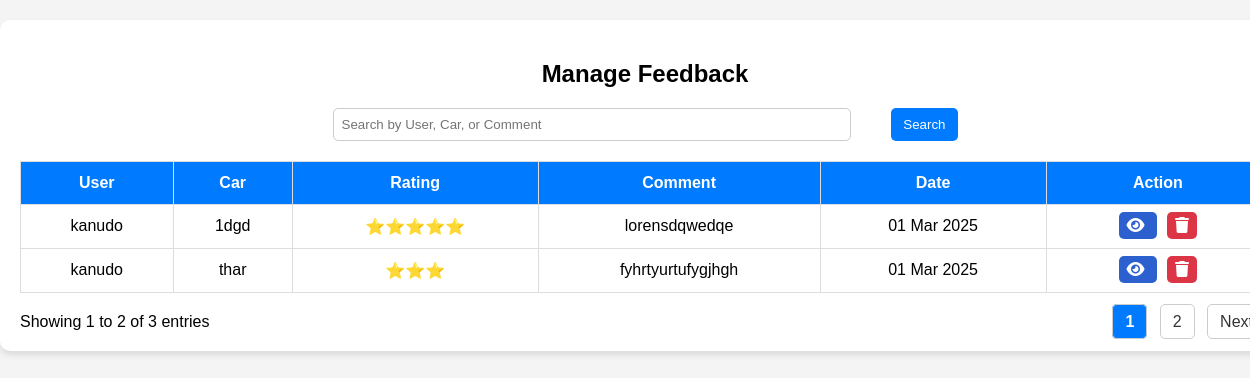
The app's page /admin/manage_feedback.php with its own data.
### tables this page shows
CREATE TABLE IF NOT EXISTS `feedback` (
  `fid` int NOT NULL AUTO_INCREMENT,
  `uid` int NOT NULL,
  `vid` int NOT NULL,
  `rating` int DEFAULT NULL,
  `comment` text,
  `created_at` timestamp NULL DEFAULT CURRENT_TIMESTAMP,
  PRIMARY KEY (`fid`)
);

CREATE TABLE IF NOT EXISTS `reguser` (
  `uid` int NOT NULL AUTO_INCREMENT,
  `profile_picture` varchar(255) NOT NULL,
  `name` varchar(50) NOT NULL,
  `mnumber` bigint NOT NULL,
  `email` varchar(50) NOT NULL,
  `password` varchar(255) NOT NULL,
  `DOB` date NOT NULL,
  `gender` varchar(255) NOT NULL,
  `state` varchar(255) NOT NULL,
  `address_type` varchar(255) NOT NULL,
  `pincode` bigint DEFAULT NULL,
  `address` varchar(255) NOT NULL,
  `aadhar_number` int NOT NULL,
  `aadhar_file` varchar(100) NOT NULL,
  `license_number` varchar(100) NOT NULL,
  `license_file` varchar(100) NOT NULL,
  `token` varchar(255) DEFAULT NULL,
  `reset_otp` varchar(255) DEFAULT NULL,
  `reset_expiry` datetime DEFAULT NULL,
  `is_verified` tinyint(1) DEFAULT NULL,
  `created_at` timestamp NOT NULL DEFAULT CURRENT_TIMESTAMP,
  PRIMARY KEY (`uid`)
);

CREATE TABLE IF NOT EXISTS `car_list` (
  `vid` int NOT NULL AUTO_INCREMENT,
  `cname` varchar(255) NOT NULL,
  `modal` int NOT NULL,
  `chprice` int NOT NULL,
  `price` int NOT NULL,
  `no_plate` varchar(255) NOT NULL,
  `brand` varchar(255) NOT NULL,
  `image` varchar(255) NOT NULL,
  `seat` int NOT NULL,
  `fual` varchar(255) NOT NULL,
  `door` int NOT NULL,
  `en_power` varchar(255) NOT NULL,
  `en_type` varchar(255) NOT NULL,
  `break_type` varchar(255) NOT NULL,
  `fual_capacity` int NOT NULL,
  `mileage` int NOT NULL,
  `status` int NOT NULL,
  `accessories` varchar(255) NOT NULL,
  PRIMARY KEY (`vid`)
);

### admin/manage_feedback.php (the view, shortened to what this page needs)
<?php
include "include/config.php";
$limit = 2;
$page = isset($_GET['page']) ? $_GET['page'] : 1;
$start = ($page - 1) * $limit;
$search = isset($_GET['search']) ? mysqli_real_escape_string($conn, $_GET['search']) : "";
$sql = "SELECT f.fid, f.rating, f.comment, f.created_at, c.cname, u.name
        FROM feedback f
        JOIN car_list c ON f.vid = c.vid
        JOIN reguser u ON f.uid = u.uid
        WHERE u.name LIKE '%$search%' OR c.cname LIKE '%$search%' OR f.comment LIKE '%$search%'
        ORDER BY f.created_at DESC
        LIMIT $start, $limit";
$result = mysqli_query($conn, $sql);
$count_sql = "SELECT COUNT(*) as total FROM feedback f
              JOIN car_list c ON f.vid = c.vid
              JOIN reguser u ON f.uid = u.uid
              WHERE u.name LIKE '%$search%' OR c.cname LIKE '%$search%' OR f.comment LIKE '%$search%'";
$count_result = mysqli_query($conn, $count_sql);
$count_row = mysqli_fetch_assoc($count_result);
$total_entries = $count_row['total'];
$total_pages = ceil($total_entries / $limit);
?>
<!DOCTYPE html>
<html lang="en">
<head>
    <link rel="stylesheet" href="css/all.min.css">
    <link rel="stylesheet" href="css/fontawesome.min.css">
</head>
<body>
    <div class="container">
        <h2>Manage Feedback</h2>
        <form method="GET" class="search-box">
            <input type="text" name="search" placeholder="Search by User, Car, or Comment" value="<?php echo $search; ?>">
            <button type="submit">Search</button>
        </form>
        <table>
            <thead>
                <tr>
                    <th>User</th>
                    <th>Car</th>
                    <th>Rating</th>
                    <th>Comment</th>
                    <th>Date</th>
                    <th>Action</th>
                </tr>
            </thead>
            <tbody>
                <?php while ($row = mysqli_fetch_assoc($result)) { ?>
                    <tr>
                        <td><?php echo $row['name']; ?></td>
                        <td><?php echo $row['cname']; ?></td>
                        <td><?php echo str_repeat("⭐", $row['rating']); ?></td>
                        <td><?php echo $row['comment']; ?></td>
                        <td><?php echo date("d M Y", strtotime($row['created_at'])); ?></td>
                        <td>
                            <a class="view" href="viewfeedback.php?fid=<?php echo $row['fid']; ?>">
                                <i class="fa-solid fa-eye"></i>
                            </a>
                            <a class="delete" href="delete.php?fid=<?php echo $row['fid']; ?>" onclick="return confirm('Do you want to delete this feedback?');">
                                <i class="fa-solid fa-trash"></i>
                            </a>
                        </td>
                    </tr>
                <?php } ?>
            </tbody>
        </table>
        <div class="d-flex">
                <div>Showing <?php echo $start + 1; ?> to <?php echo min($start + $limit, $total_entries); ?> of <?php echo $total_entries; ?> entries</div>
                <div class="pagination">
                    <?php for ($i = 1; $i <= $total_pages; $i++): ?>
                        <a href="?page=<?php echo $i; ?>" class="page-link <?php echo $i == $page ? 'active' : ''; ?>"><?php echo $i; ?></a>
                    <?php endfor; ?>
                    <?php if ($page < $total_pages): ?>
                        <a href="?page=<?php echo $page + 1; ?>" class="page-link">Next</a>
                    <?php endif; ?>
                </div>
            </div>
    </div>
</body>
</html>

### admin/manage_feedback.php (style rules this page uses)
body { font-family: Arial, sans-serif; background-color: #f4f4f4; margin: 0; padding: 0; }
.container { width: 100%; margin: 20px auto; background: white; padding: 20px; border-radius: 10px; box-shadow: 0 4px 6px rgba(0, 0, 0, 0.1); }
h2 { text-align: center; }
.search-box { width: 50%; margin: 10px auto; display: flex; justify-content: space-between; }
.search-box input { width: 80%; padding: 8px; border: 1px solid #ccc; border-radius: 5px; }
.search-box button { padding: 8px 12px; background: #007bff; color: white; border: none; cursor: pointer; border-radius: 5px; }
table { width: 100%; border-collapse: collapse; margin-top: 20px; }
th, td { border: 1px solid #ddd; padding: 12px; text-align: center; }
th { background: #007bff; color: white; }
.delete, .view { margin: 0 5px; font-size: 16px; transition: 0.3s; padding: 5px 8px; border-radius: 5px; text-decoration: none; }
.delete { background: #dc3545; color: white; }
.view { background: rgb(45, 96, 207); color: white; }
.d-flex { display: flex; justify-content: space-between; align-items: center; margin-top: 20px; }
.pagination a { padding: 8px 12px; margin: 0 4px; border: 1px solid #ccc; border-radius: 5px; text-decoration: none; color: #333; background-color: white; transition: background-color 0.3s ease; }
.pagination a.active { background-color: #007bff; color: white; font-weight: bold; }

### records on screen
feedback: uid.name "kanudo", vid.cname "1dgd", rating "⭐⭐⭐⭐⭐", comment "lorensdqwedqe", created_at "01 Mar 2025"
feedback: uid.name "kanudo", vid.cname "thar", rating "⭐⭐⭐", comment "fyhrtyurtufygjhgh", created_at "01 Mar 2025"

### other values on screen
$start + 1 "1"
min($start + $limit, $total_entries) "2"
$total_entries "3"
